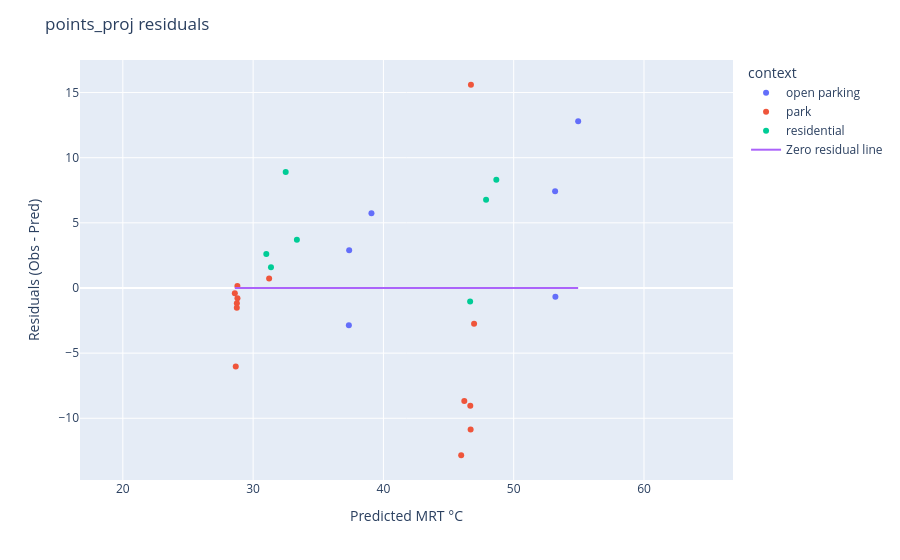

Notebook source saved alongside this figure:
### Code cell
residuals = obs - pred  # Compute residuals
# Scatter
fig = px.scatter(
    points_proj,
    x=pred,
    y=residuals,
    color="context",
    hover_data=["TG", "TA","WIND M/S", "condition", "Instrument"],
)

# 1:1 line
fig.add_scatter(
    x=[pred.min(), pred.max()],
    y=[0, 0],
    mode="lines",
    name="Zero residual line"
)

fig.update_layout(
    xaxis_title="Predicted MRT °C",
    yaxis_title="Residuals (Obs - Pred)",
    title="points_proj residuals"
)

fig.update_yaxes(scaleanchor="x", scaleratio=1)

fig.show()

### Figure 1 — Plotly figure (JSON) as saved in the notebook; plotly's stock layout.template omitted (floating-point values rounded to 4 significant figures)
{"data": [{"customdata": [[31.6, 28.7, 2.7, "SHADOW", "T2 - TM-188D TENMARS "], [32.6, 29.3, 0, "SHADOW", "T1 - Sper Scientific 800036 "], [38.7, 30.1, 1.6, "SUN", "T2 - TM-188D TENMARS "], [42.2, 28.9, 0.7, "SUN", "T1 - Sper Scientific 800036 "], [33, 28.9, 1, "SHADOW", "T2 - TM-188D TENMARS "], [39.4, 29.2, 3, "SUN", "T2 - TM-188D TENMARS "]], "hovertemplate": "context=open parking<br>MRT_predicted=%{x}<br>y=%{y}<br>TG=%{customdata[0]}<br>TA=%{customdata[1]}<br>WIND M/S=%{customdata[2]}<br>condition=%{customdata[3]}<br>Instrument=%{customdata[4]}<extra></extra>", "legendgroup": "open parking", "marker": {"color": "#636efa", "symbol": "circle"}, "mode": "markers", "name": "open parking", "orientation": "v", "showlegend": true, "type": "scatter", "x": [37.37, 37.35, 53.18, 53.2, 39.08, 54.95], "xaxis": "x", "y": [2.894, -2.852, 7.433, -0.6652, 5.739, 12.79], "yaxis": "y"}, {"customdata": [[38, 34.4, 0.2, "SUN", "T1 - Sper Scientific 800036 "], [40.9, 35, 0.8, "SUN", "T1 - Sper Scientific 800036 "], [42.7, 36.4, 0.3, "SUN", "T1 - Sper Scientific 800036 "], [39.6, 34.8, 0.8, "SUN", "T1 - Sper Scientific 800036 "], [46.8, 37.2, 0.7, "SUN", "T1 - Sper Scientific 800036 "], [34.8, 31.9, 0.1, "SHADOW", "T1 - Sper Scientific 800036 "], [31.8, 32.3, 0, "SHADOW", "T1 - Sper Scientific 800036 "], [30, 31.6, 0, "SHADOW", "T1 - Sper Scientific 800036 "], [29.3, 31.8, 0, "SHADOW", "T1 - Sper Scientific 800036 "], [28.9, 31.9, 0, "SHADOW", "T1 - Sper Scientific 800036 "], [29.6, 31, 0, "SHADOW", "T1 - Sper Scientific 800036 "], [29.7, 30.9, 0, "SHADOW", "T1 - Sper Scientific 800036 "], [39.4, 30.1, 2.4, "SUN", "T2 - TM-188D TENMARS "]], "hovertemplate": "context=park<br>MRT_predicted=%{x}<br>y=%{y}<br>TG=%{customdata[0]}<br>TA=%{customdata[1]}<br>WIND M/S=%{customdata[2]}<br>condition=%{customdata[3]}<br>Instrument=%{customdata[4]}<extra></extra>", "legendgroup": "park", "marker": {"color": "#EF553B", "symbol": "circle"}, "mode": "markers", "name": "park", "orientation": "v", "showlegend": true, "type": "scatter", "x": [45.97, 46.21, 46.67, 46.69, 46.96, 31.23, 28.79, 28.6, 28.75, 28.75, 28.8, 28.67, 46.72], "xaxis": "x", "y": [-12.84, -8.68, -9.04, -10.85, -2.754, 0.7278, 0.1475, -0.4077, -1.172, -1.512, -0.7825, -6.026, 15.6], "yaxis": "y"}, {"customdata": [[34.4, 30.7, 0.9, "SHADOW", "T2 - TM-188D TENMARS "], [38.6, 30.2, 1.6, "SUN", "T2 - TM-188D TENMARS "], [32.5, 30.4, 0, "SHADOW", "T2 - TM-188D TENMARS "], [41.1, 31.5, 1.7, "SUN", "T2 - TM-188D TENMARS "], [32.5, 30.3, 0.4, "SHADOW", "T2 - TM-188D TENMARS "], [43.7, 33.5, 0.6, "SUN", "T2 - TM-188D TENMARS "], [33.1, 30.6, 0, "SHADOW", "T2 - TM-188D TENMARS "]], "hovertemplate": "context=residential<br>MRT_predicted=%{x}<br>y=%{y}<br>TG=%{customdata[0]}<br>TA=%{customdata[1]}<br>WIND M/S=%{customdata[2]}<br>condition=%{customdata[3]}<br>Instrument=%{customdata[4]}<extra></extra>", "legendgroup": "residential", "marker": {"color": "#00cc96", "symbol": "circle"}, "mode": "markers", "name": "residential", "orientation": "v", "showlegend": true, "type": "scatter", "x": [32.5, 47.88, 33.36, 48.67, 31.37, 46.66, 31.01], "xaxis": "x", "y": [8.907, 6.775, 3.694, 8.316, 1.596, -1.032, 2.615], "yaxis": "y"}, {"mode": "lines", "name": "Zero residual line", "type": "scatter", "x": [28.6, 54.95], "y": [0, 0]}], "layout": {"legend": {"title": {"text": "context"}, "tracegroupgap": 0}, "margin": {"t": 60}, "title": {"text": "points_proj residuals"}, "xaxis": {"anchor": "y", "domain": [0, 1], "title": {"text": "Predicted MRT °C"}}, "yaxis": {"anchor": "x", "domain": [0, 1], "scaleanchor": "x", "scaleratio": 1, "title": {"text": "Residuals (Obs - Pred)"}}}}
